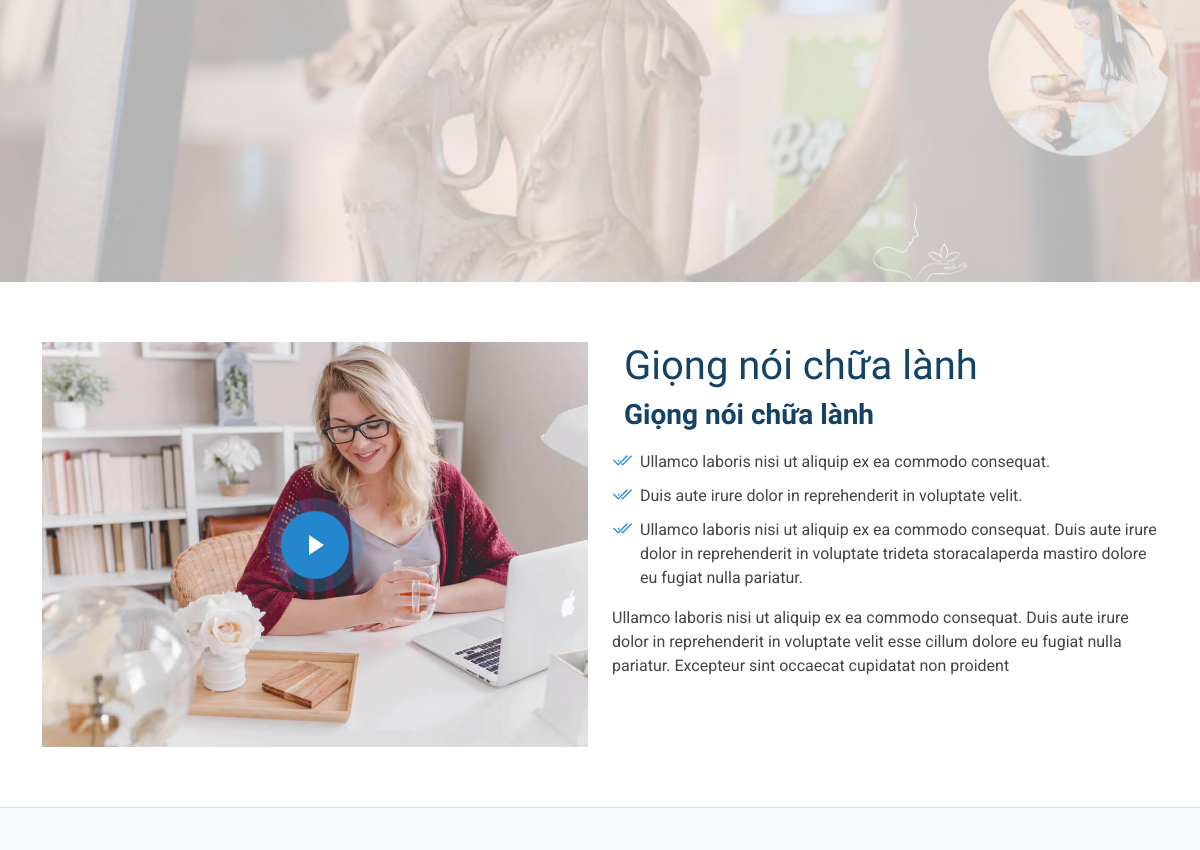
Page /course/slug/ (middle part) on the earlier database version.
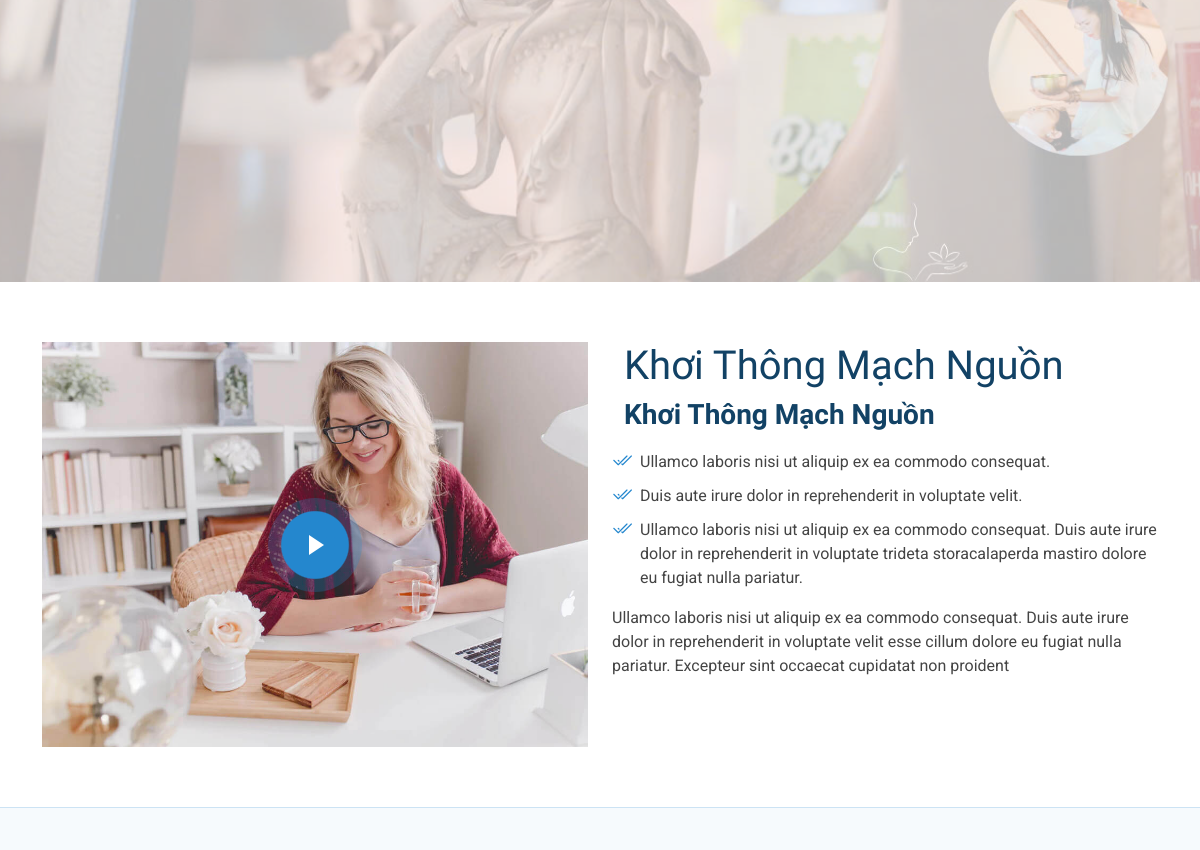
Same page on the later database version.
### learnApp/models.py (models this page shows, shortened)
class Course(models.Model):
    id = models.AutoField(primary_key=True)
    is_true = models.BooleanField(default=False)
    name = models.CharField(max_length=100)
    details = models.TextField(max_length=500)
    link = models.TextField(max_length=500)
    slug = models.SlugField(unique=True, default='default-slug')

### learnApp/views.py (the view)
# urls.py: path('course/<slug:slug>/', views.course_detail, name='course_detail'),
def course_detail(request, slug):
    course = get_object_or_404(Course, slug=slug)
    return render(request, 'course_detail.html', {'course': course})

### templates/course_detail.html (shortened to what this page needs)
{% extends 'base.html' %}
{% load static %}
{% block content %}
<main class="main">
    <section id="hero" class="hero section">
      <img src="{% static 'assets/img/hero-bg-abstract1.jpg' %}" alt="" data-aos="fade-in" class="">
    </section>
    <section id="about-alt" class="about-alt section">
      <div class="container">
        <div class="row gy-4">
          <div class="col-lg-6 position-relative align-self-start" data-aos="fade-up" data-aos-delay="100">
            <img src="{% static 'assets/img/about.jpg' %}" class="img-fluid" alt="">
            <a href="https://www.youtube.com/watch?v=Y7f98aduVJ8" class="glightbox pulsating-play-btn"></a>
          </div>
          <div class="col-lg-6 content" data-aos="fade-up" data-aos-delay="200">
            <h3>
                <div class="container">
                    <h1>{{ course.name }}</h1>
                    <p>{{ course.details }}</p>
                </div>
            </h3>
            <ul>
              <li><i class="bi bi-check2-all"></i> <span>Ullamco laboris nisi ut aliquip ex ea commodo consequat.</span></li>
              <li><i class="bi bi-check2-all"></i> <span>Duis aute irure dolor in reprehenderit in voluptate velit.</span></li>
              <li><i class="bi bi-check2-all"></i> <span>Ullamco laboris nisi ut aliquip ex ea commodo consequat. Duis aute irure dolor in reprehenderit in voluptate trideta storacalaperda mastiro dolore eu fugiat nulla pariatur.</span></li>
            </ul>
            <p>
              Ullamco laboris nisi ut aliquip ex ea commodo consequat. Duis aute irure dolor in reprehenderit in voluptate
              velit esse cillum dolore eu fugiat nulla pariatur. Excepteur sint occaecat cupidatat non proident
            </p>
          </div>
        </div>
      </div>
    </section>
  </main>
  {% endblock %}

### templates/base.html (shortened to what this page needs)
{% load static %}
<!DOCTYPE html>
<html lang="en">
<head>
  <link href="{% static 'assets/vendor/bootstrap/css/bootstrap.min.css' %}" rel="stylesheet">
  <link href="{% static 'assets/vendor/bootstrap-icons/bootstrap-icons.css' %}" rel="stylesheet">
  <link href="{% static 'assets/vendor/aos/aos.css' %}" rel="stylesheet">
  <link href="{% static 'assets/vendor/glightbox/css/glightbox.min.css' %}" rel="stylesheet">
  <link href="{% static 'assets/vendor/swiper/swiper-bundle.min.css' %}" rel="stylesheet">
  <link href="{% static 'assets/css/main.css' %}" rel="stylesheet">
</head>
<body class="index-page">
   <main class="main">
    {% block content %}{% endblock %}
   </main>
  <footer id="footer" class="footer light-background">
    <div class="container footer-top">
      <div class="row gy-4">
      </div>
      </div>
  </footer>
</body>
</html>

### static/assets/css/main.css (style rules this page uses)
:root { --default-font: "Roboto", system-ui, -apple-system, "Segoe UI", Roboto, "Helvetica Neue", Arial, "Noto Sans", "Liberation Sans", sans-serif, "Apple Color Emoji", "Segoe UI Emoji", "Segoe UI Symbol", "Noto Color Emoji"; --heading-font: "Raleway", sans-serif; --nav-font: "Poppins", sans-serif; }
:root { --background-color: #ffffff; --default-color: #444444; --heading-color: #124265; --accent-color: #2487ce; --surface-color: #ffffff; --contrast-color: #ffffff; }
:root { --nav-color: #124265; --nav-hover-color: #2487ce; --nav-mobile-background-color: #ffffff; --nav-dropdown-background-color: #ffffff; --nav-dropdown-color: #124265; --nav-dropdown-hover-color: #2487ce; }
.light-background { --background-color: #f6fafd; --surface-color: #ffffff; }
:root { scroll-behavior: smooth; }
body { color: var(--default-color); background-color: var(--background-color); font-family: var(--default-font); }
a { color: var(--accent-color); text-decoration: none; transition: 0.3s; }
h1, h2, h3, h4, h5, h6 { color: var(--heading-color); font-family: var(--heading-font); }
.pulsating-play-btn { width: 94px; height: 94px; background: radial-gradient(var(--accent-color) 50%, color-mix(in srgb, var(--accent-color), transparent 75%) 52%); border-radius: 50%; display: block; position: relative; overflow: hidden; }
.pulsating-play-btn:before { content: ""; position: absolute; width: 120px; height: 120px; animation-delay: 0s; animation: pulsate-play-btn 2s; animation-direction: forwards; animation-iteration-count: infinite; animation-timing-function: steps; opacity: 1; border-radius: 50%; border: 5px solid color-mix(in srgb, var(--accent-color), transparent 30%); top: -15%; left: -15%; background: rgba(198, 16, 0, 0); }
.pulsating-play-btn:after { content: ""; position: absolute; left: 50%; top: 50%; transform: translateX(-40%) translateY(-50%); width: 0; height: 0; border-top: 10px solid transparent; border-bottom: 10px solid transparent; border-left: 15px solid #fff; z-index: 100; transition: all 400ms cubic-bezier(0.55, 0.055, 0.675, 0.19); }
.footer { color: var(--default-color); background-color: var(--background-color); border-top: 1px solid color-mix(in srgb, var(--accent-color), transparent 80%); font-size: 14px; padding-bottom: 50px; position: relative; }
.footer .footer-top { padding-top: 50px; }
section, .section { color: var(--default-color); background-color: var(--background-color); padding: 60px 0; scroll-margin-top: 100px; overflow: clip; }
.hero { width: 100%; min-height: calc(100vh - 100px); position: relative; display: flex; align-items: center; justify-content: center; padding: 120px 0 60px 0; overflow: hidden; }
.hero:before { content: ""; background: color-mix(in srgb, var(--background-color), transparent 30%); position: absolute; inset: 0; z-index: 2; }
.hero img { position: absolute; inset: 0; display: block; width: 100%; height: 100%; object-fit: cover; z-index: 1; }
.about-alt .content h3 { font-size: 1.75rem; font-weight: 700; }
.about-alt .content ul { list-style: none; padding: 0; }
.about-alt .content ul li { padding: 10px 0 0 0; display: flex; }
.about-alt .content ul i { color: var(--accent-color); margin-right: 0.5rem; line-height: 1.2; font-size: 1.25rem; }
.about-alt .content p:last-child { margin-bottom: 0; }
.about-alt .pulsating-play-btn { position: absolute; left: calc(50% - 47px); top: calc(50% - 47px); }

Differences in the rows shown:
changed Course: name "Giọng nói chữa lành" → "Khơi Thông Mạch Nguồn"; details "Giọng nói chữa lành" → "Khơi Thông Mạch Nguồn"
